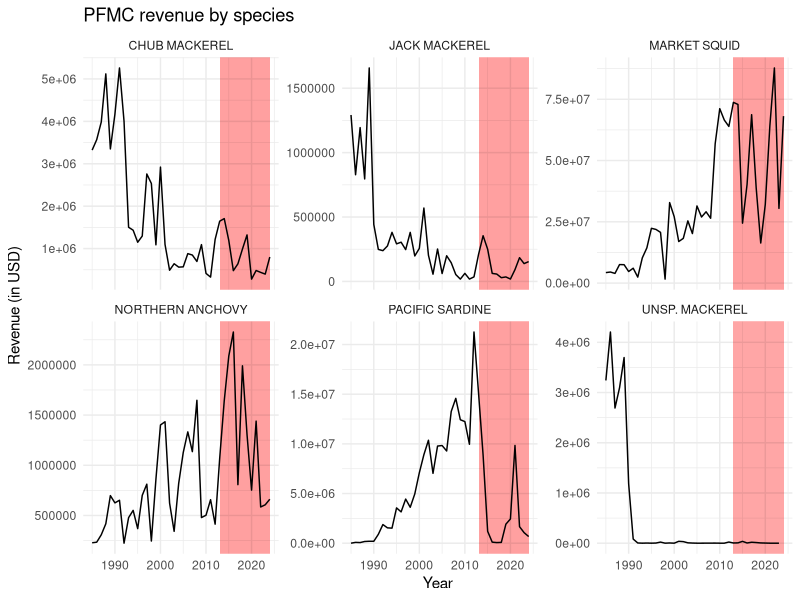
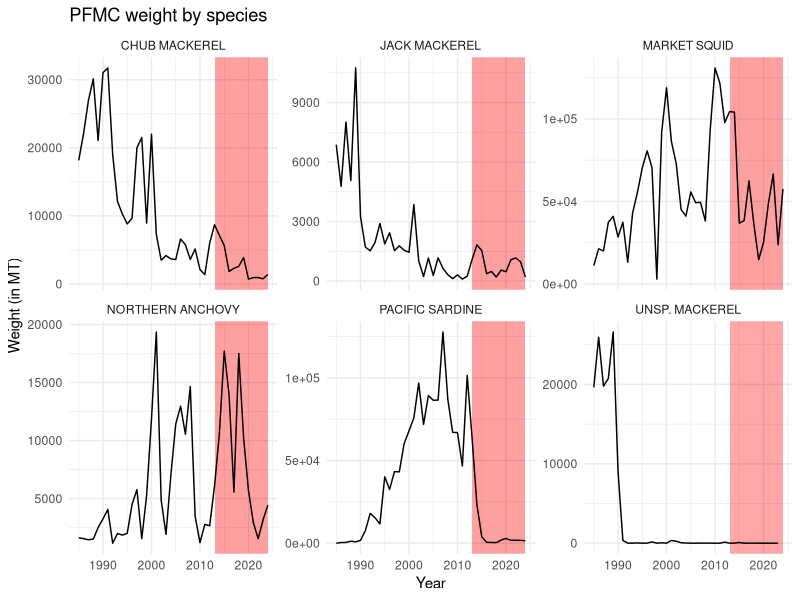
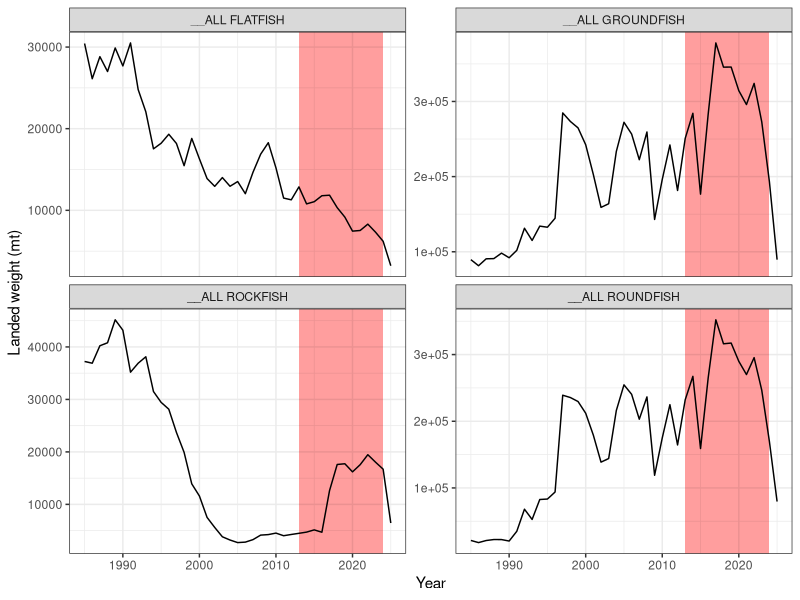
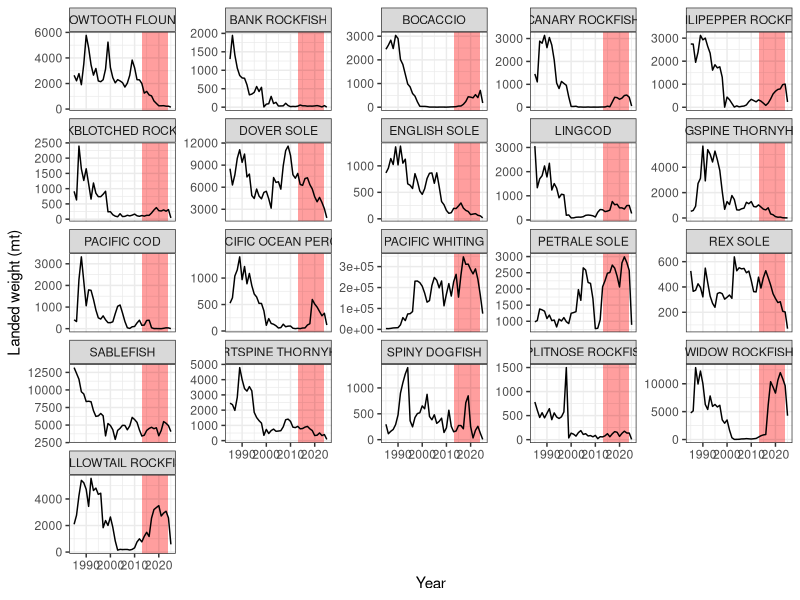
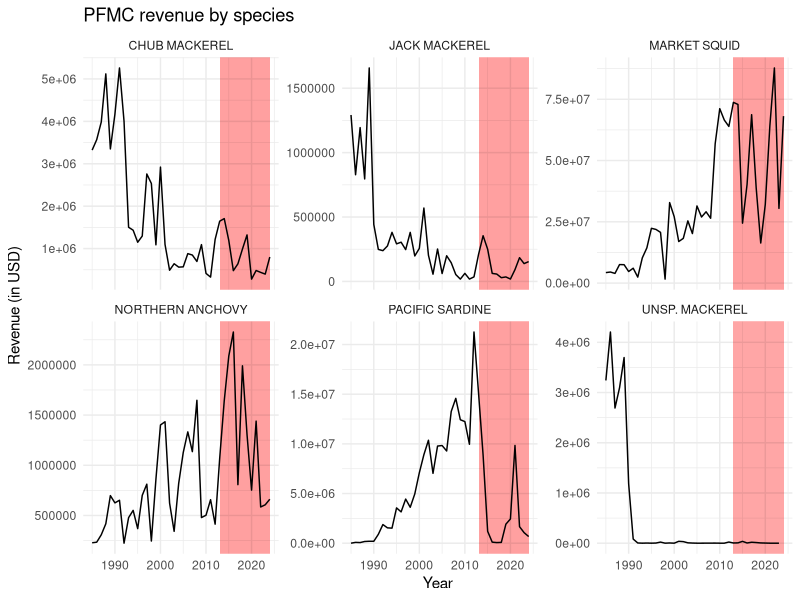
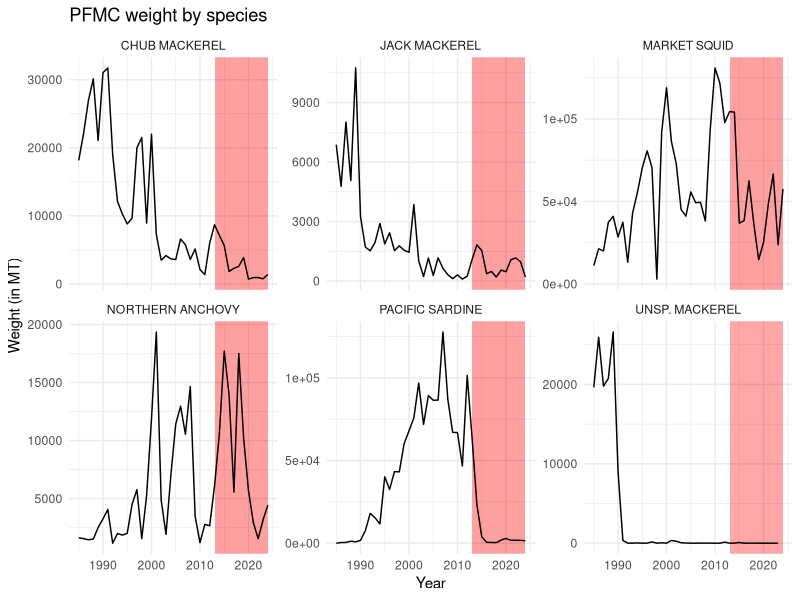
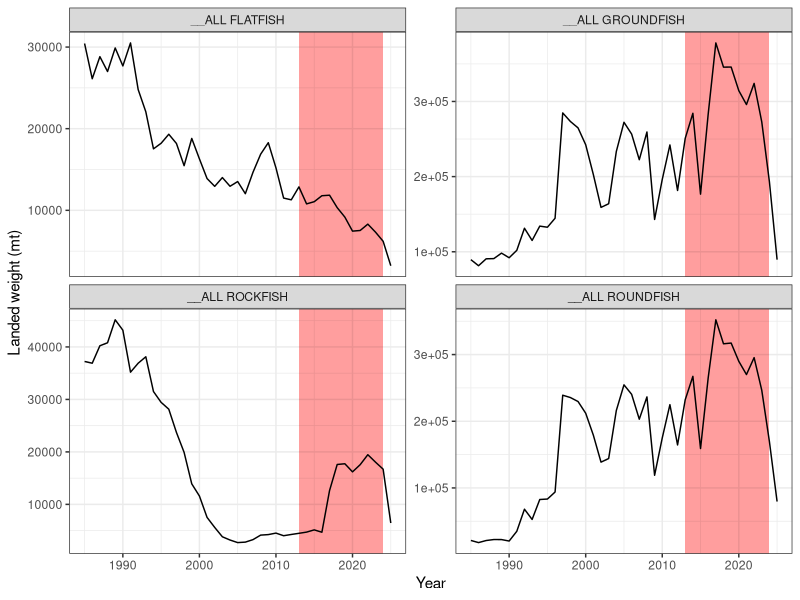
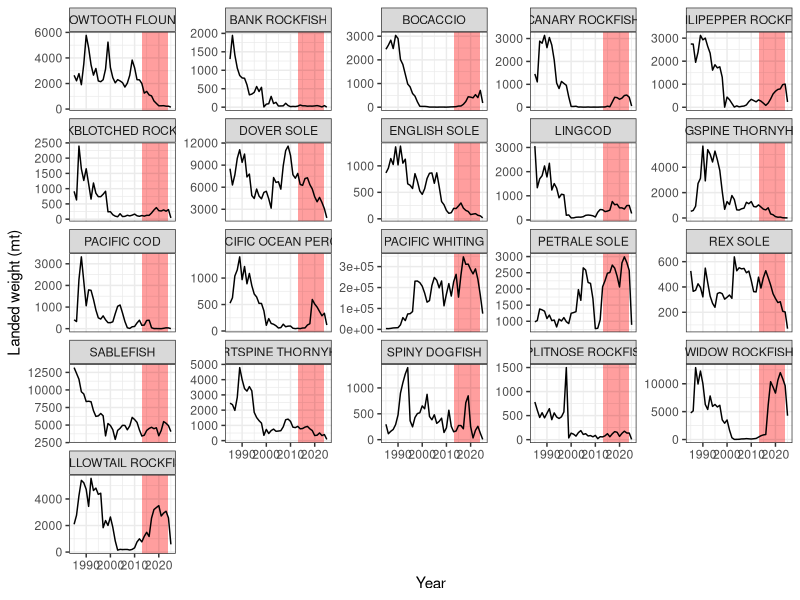

Write R code to recreate these figures, in order.
library(tidyverse)

d <- read.csv("data/CPS001-1985---2024.csv")

d <- dplyr::rename(d, year = LANDING_YEAR,
                   species = PACFIN_SPECIES_COMMON_NAME)

d$FIRST_QTR_LANDED_WEIGHT_MTONS[which(is.na(d$FIRST_QTR_LANDED_WEIGHT_MTONS))] <- 0
d$SECOND_QTR_LANDED_WEIGHT_MTONS[which(is.na(d$SECOND_QTR_LANDED_WEIGHT_MTONS))] <- 0
d$THIRD_QTR_LANDED_WEIGHT_MTONS[which(is.na(d$THIRD_QTR_LANDED_WEIGHT_MTONS))] <- 0
d$FOURTH_QTR_LANDED_WEIGHT_MTONS[which(is.na(d$FOURTH_QTR_LANDED_WEIGHT_MTONS))] <- 0

d$weight <- d$FIRST_QTR_LANDED_WEIGHT_MTONS + 
  d$SECOND_QTR_LANDED_WEIGHT_MTONS + 
  d$THIRD_QTR_LANDED_WEIGHT_MTONS + 
  d$FOURTH_QTR_LANDED_WEIGHT_MTONS

d$FIRST_QTR_EXVESSEL_REVENUE[which(is.na(d$FIRST_QTR_EXVESSEL_REVENUE))] <- 0
d$SECOND_QTR_EXVESSEL_REVENUE[which(is.na(d$SECOND_QTR_EXVESSEL_REVENUE))] <- 0
d$THIRD_QTR_EXVESSEL_REVENUE[which(is.na(d$THIRD_QTR_EXVESSEL_REVENUE))] <- 0
d$FOURTH_QTR_EXVESSEL_REVENUE[which(is.na(d$FOURTH_QTR_EXVESSEL_REVENUE))] <- 0

d$revenue <- d$FIRST_QTR_EXVESSEL_REVENUE + 
  d$SECOND_QTR_EXVESSEL_REVENUE + 
  d$THIRD_QTR_EXVESSEL_REVENUE + 
  d$FOURTH_QTR_EXVESSEL_REVENUE

# aggregate by year
d_agg <- dplyr::group_by(d, year, species) |>
  dplyr::summarise(
    tot_weight = sum(weight, na.rm = TRUE),
    tot_revenue = sum(revenue, na.rm = TRUE)
  ) 

library(ggplot2)

ggplot(d_agg, aes(x = year, y = tot_revenue)) +
  geom_rect(aes(xmin = 2013, xmax = 2024, ymin = -Inf, ymax = Inf), 
            fill = "red", alpha = 0.01) +
  geom_line() +
  labs(
    title = "PFMC revenue by species",
    x = "Year",
    y = "Revenue (in USD)"
  ) +
  theme_minimal() + 
  facet_wrap(~ species, scale="free_y")
ggsave("figures/pfmc_revenue_by_species.png", width = 10, height = 6)

ggplot(d_agg, aes(x = year, y = tot_weight)) +
  geom_rect(aes(xmin = 2013, xmax = 2024, ymin = -Inf, ymax = Inf), 
            fill = "red", alpha = 0.01) +
  geom_line() +
  labs(
    title = "PFMC weight by species",
    x = "Year",
    y = "Weight (in MT)"
  ) +
  theme_minimal() + 
  facet_wrap(~ species, scale="free_y")
ggsave("figures/pfmc_revenue_by_species.png", width = 10, height = 6)





d <- read.csv("data/GMT001-1985---2025.csv")
d <- dplyr::rename(d, year = LANDING_YEAR,
                   species = COMMON_NAME) |>
  dplyr::select(year, species, TOTAL_LANDED_WEIGHT_MTONS,
                TOTAL_EXVESSEL_REVENUE)

# filter out things with at least 25 years of data
d <- dplyr::group_by(d, species) |>
  dplyr::filter(dplyr::n() >= 25) |>
  dplyr::ungroup()

dplyr::filter(d, species %in% c("__ALL FLATFISH",
                                "__ALL GROUNDFISH",
                                "__ALL ROCKFISH",
                                "__ALL ROUNDFISH")) |>
  ggplot(aes(year,TOTAL_LANDED_WEIGHT_MTONS, group = species)) + 
  geom_rect(aes(xmin = 2013, xmax = 2024, ymin = -Inf, ymax = Inf), 
            fill = "red", alpha = 0.01) + 
  geom_line() + facet_wrap(~ species, scales = "free_y") + 
  theme_bw() + 
  xlab("Year") + 
  ylab("Landed weight (mt)")
ggsave("figures/pfmc_gfish_wt_aggregates.png", width = 10, height = 6)


spec_names <- unique(d$species)
spec_names <- spec_names[-grep("UNSP", spec_names)]
spec_names <- spec_names[-grep("__", spec_names)]
spec_names <- spec_names[-grep("NOM.", spec_names)]

d <- dplyr::filter(d, species %in% spec_names) 

dplyr::group_by(d, species) |>
  dplyr::mutate(sum_w = sum(TOTAL_LANDED_WEIGHT_MTONS)) |>
  dplyr::filter(sum_w > 10000) |>
  ungroup() |>
  ggplot(aes(year,TOTAL_LANDED_WEIGHT_MTONS, group = species)) + 
  geom_rect(aes(xmin = 2013, xmax = 2024, ymin = -Inf, ymax = Inf), 
            fill = "red", alpha = 0.01) + 
  geom_line() + facet_wrap(~ species, scales = "free_y") + 
  theme_bw() + 
  xlab("Year") + 
  ylab("Landed weight (mt)")
ggsave("figures/pfmc_gfish_wt_species.png", width = 10, height = 6)

